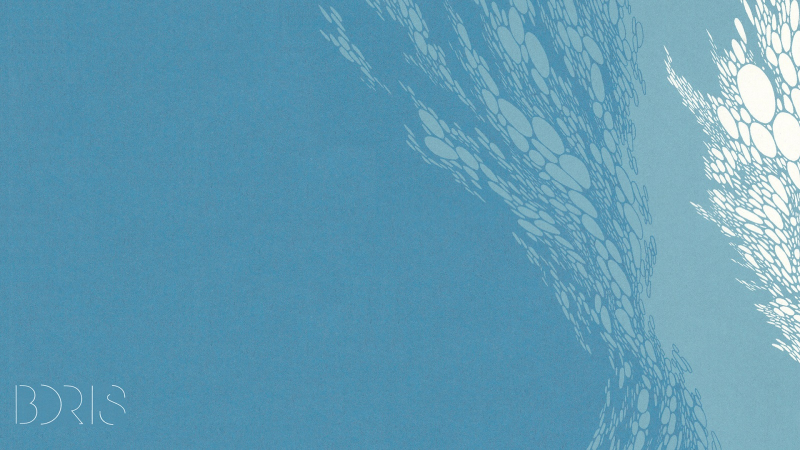
#> input picture b.jpg, 1600 x 900 px (shown at 1/2 size)
$ python 401project.py
#> lines starting #> are read from the running program, lines starting #| are printed output that depends on the picture
# OpenCV Project for 401CO
# Collin MacDonald
# Alejandro Ocanas
# Mulugeta Yirga

import numpy as np
import cv2

# http://opencv-python-tutroals.readthedocs.org/en/latest/py_tutorials/py_setup/py_setup_in_windows/py_setup_in_windows.html
# http://nullege.com/codes/search?cq=opencv

img = cv2.imread('b.jpg',-1)				# reading the image, default folder to look for file is desktop
#> img is the input picture: shape (900, 1600, 3); mean B, G, R 180.6, 155.7, 97.9
cv2.imshow('Original Image',img)			# displaying the original image in its own window

sectionA = img[0 : 300, 0:400]				# we used a matrix (4 x 3) to position where the pieces of our picture will appear
							# so that it will appear on screen just how the original image is
section1 = cv2.cvtColor(sectionA, cv2.COLOR_RGB2BGR)	# we shifted the RBG values of every other window
							# this way the windows will collectively dispay the image in a checkerboard pattern

section2 = img[300 : 600, 0:400]

sectionB = img[600 : 900, 0:400]
section3 = cv2.cvtColor(sectionB, cv2.COLOR_RGB2BGR)

section4 = img[0 : 300, 400:800]
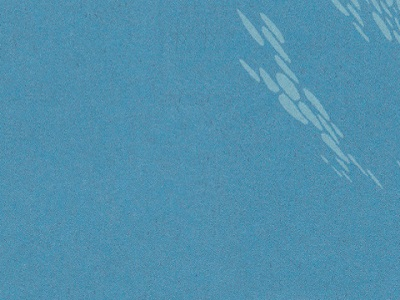
#> section4: shape (300, 400, 3); mean B, G, R 173.9, 144.5, 80.4

sectionC = img[300 : 600, 400:800]
section5 = cv2.cvtColor(sectionC, cv2.COLOR_RGB2BGR)

section6 = img[600 : 900, 400:800]

sectionD = img[0 : 300, 800:1200]
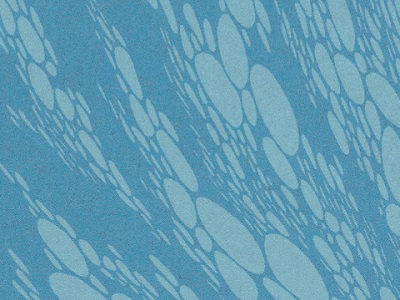
#> sectionD: shape (300, 400, 3); mean B, G, R 180.4, 156.2, 98.2
section7 = cv2.cvtColor(sectionD, cv2.COLOR_RGB2BGR)

section8 = img[300 : 600, 800:1200]
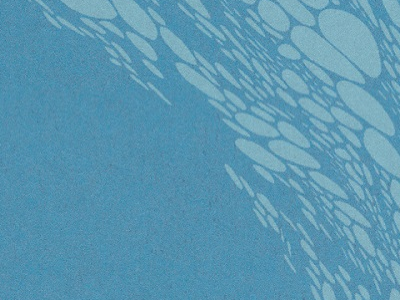
#> section8: shape (300, 400, 3); mean B, G, R 177.9, 151.4, 91.2

sectionE = img[600 : 900, 800:1200]
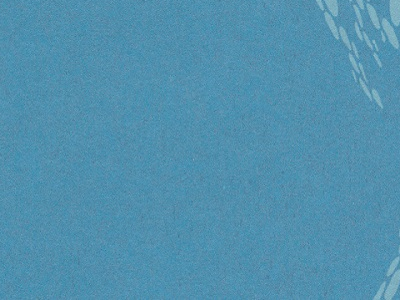
#> sectionE: shape (300, 400, 3); mean B, G, R 174.2, 144.7, 80.9
section9 = cv2.cvtColor(sectionE, cv2.COLOR_RGB2BGR)

section10 = img[0 : 300, 1200:1600]
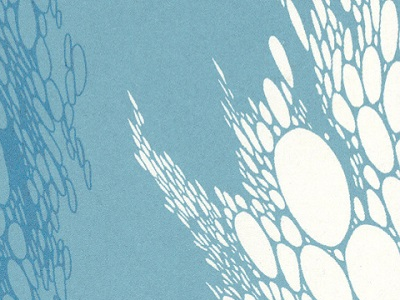
#> section10: shape (300, 400, 3); mean B, G, R 204.2, 194.2, 157.9

sectionF = img[300 : 600, 1200:1600]
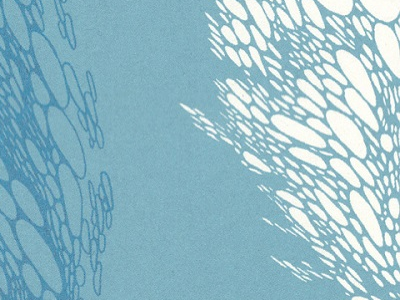
#> sectionF: shape (300, 400, 3); mean B, G, R 199.9, 187.9, 147.4
section11 = cv2.cvtColor(sectionF, cv2.COLOR_RGB2BGR)

section12 = img[600 : 900, 1200:1600]
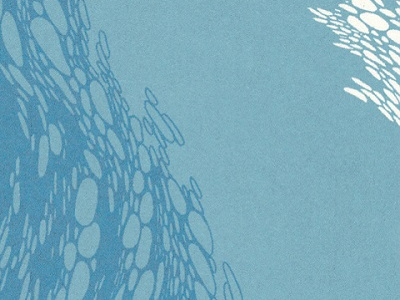
#> section12: shape (300, 400, 3); mean B, G, R 188, 170, 119

cv2.namedWindow('window1')
cv2.imshow('window1',section1) 				# displaying image
cv2.resizeWindow('window1', 400, 300)			# we resized all of the images to 400x300 pixels
cv2.moveWindow('window1', 0,0)				# positon of our first image, (will appear in the top left corner and then so on from there)

cv2.namedWindow('window2')
cv2.imshow('window2',section2)
cv2.resizeWindow('window2', 400, 300)
cv2.moveWindow('window2', 0,300)

cv2.namedWindow('window3')
cv2.imshow('window3',section3)
cv2.resizeWindow('window3', 400, 300)
cv2.moveWindow('window3', 0, 600)

cv2.namedWindow('window4')
cv2.imshow('window4',section4)
cv2.resizeWindow('window4', 400, 300)
cv2.moveWindow('window4', 400, 0)

cv2.namedWindow('window5')
cv2.imshow('window5',section5)
cv2.resizeWindow('window5', 400, 300)
cv2.moveWindow('window5', 400, 300)

cv2.namedWindow('window6')
cv2.imshow('window6',section6)
cv2.resizeWindow('window6', 400, 300)
cv2.moveWindow('window6', 400, 600)

cv2.namedWindow('window7')
cv2.imshow('window7',section7)
cv2.resizeWindow('window7', 400, 300)
cv2.moveWindow('window7', 800, 0)

cv2.namedWindow('window8')
cv2.imshow('window8',section8)
cv2.resizeWindow('window8', 400, 300)
cv2.moveWindow('window8', 800, 300)

cv2.namedWindow('window9')
cv2.imshow('window9',section9)
cv2.resizeWindow('window9', 400, 300)
cv2.moveWindow('window9', 800, 600)

cv2.namedWindow('window10')
cv2.imshow('window10',section10)
cv2.resizeWindow('window10', 400, 300)
cv2.moveWindow('window10', 1200, 0)

cv2.namedWindow('window11')
cv2.imshow('window11',section11)
cv2.resizeWindow('window11', 400, 300)
cv2.moveWindow('window11', 1200, 300)

cv2.namedWindow('window12')
cv2.imshow('window12',section12)
cv2.resizeWindow('window12', 400, 300)
cv2.moveWindow('window12', 1200, 600)

cv2.waitKey(0)						# display until a key is pressed
cv2.destroyAllWindows()					# close windows
